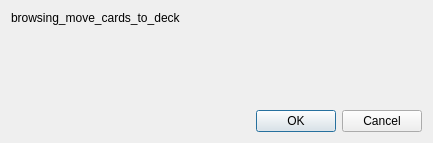
<?xml version="1.0" encoding="UTF-8"?>
<ui version="4.0">
 <class>Dialog</class>
 <widget class="QDialog" name="Dialog">
  <property name="geometry">
   <rect>
    <x>0</x>
    <y>0</y>
    <width>433</width>
    <height>143</height>
   </rect>
  </property>
  <property name="windowTitle">
   <string notr="true">Kelma</string>
  </property>
  <layout class="QVBoxLayout" name="verticalLayout_2">
   <item>
    <widget class="QLabel" name="label">
     <property name="text">
      <string>browsing_move_cards_to_deck</string>
     </property>
    </widget>
   </item>
   <item>
    <spacer name="verticalSpacer">
     <property name="orientation">
      <enum>Qt::Vertical</enum>
     </property>
     <property name="sizeHint" stdset="0">
      <size>
       <width>20</width>
       <height>40</height>
      </size>
     </property>
    </spacer>
   </item>
   <item>
    <widget class="QDialogButtonBox" name="buttonBox">
     <property name="orientation">
      <enum>Qt::Horizontal</enum>
     </property>
     <property name="standardButtons">
      <set>QDialogButtonBox::Cancel|QDialogButtonBox::Ok</set>
     </property>
    </widget>
   </item>
  </layout>
 </widget>
 <tabstops>
  <tabstop>buttonBox</tabstop>
 </tabstops>
 <resources/>
 <connections>
  <connection>
   <sender>buttonBox</sender>
   <signal>accepted()</signal>
   <receiver>Dialog</receiver>
   <slot>accept()</slot>
   <hints>
    <hint type="sourcelabel">
     <x>224</x>
     <y>192</y>
    </hint>
    <hint type="destinationlabel">
     <x>157</x>
     <y>213</y>
    </hint>
   </hints>
  </connection>
  <connection>
   <sender>buttonBox</sender>
   <signal>rejected()</signal>
   <receiver>Dialog</receiver>
   <slot>reject()</slot>
   <hints>
    <hint type="sourcelabel">
     <x>292</x>
     <y>198</y>
    </hint>
    <hint type="destinationlabel">
     <x>286</x>
     <y>213</y>
    </hint>
   </hints>
  </connection>
 </connections>
</ui>
